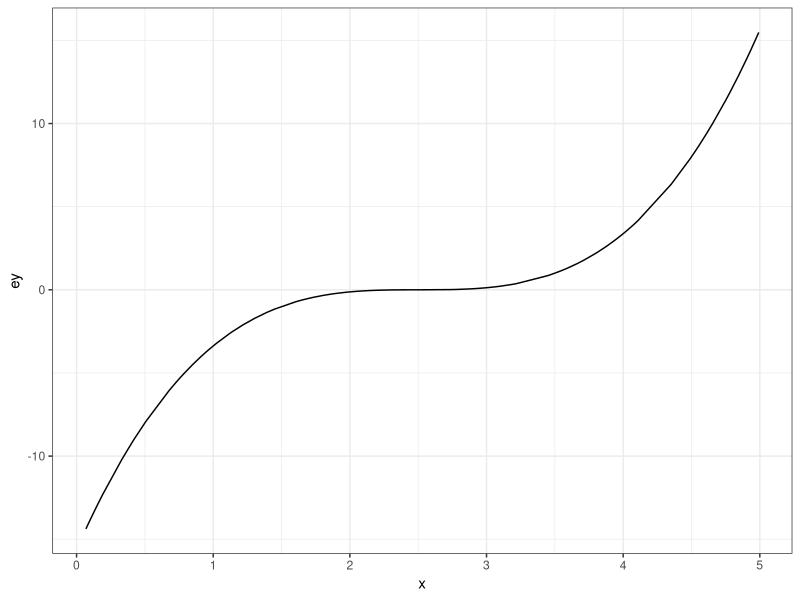
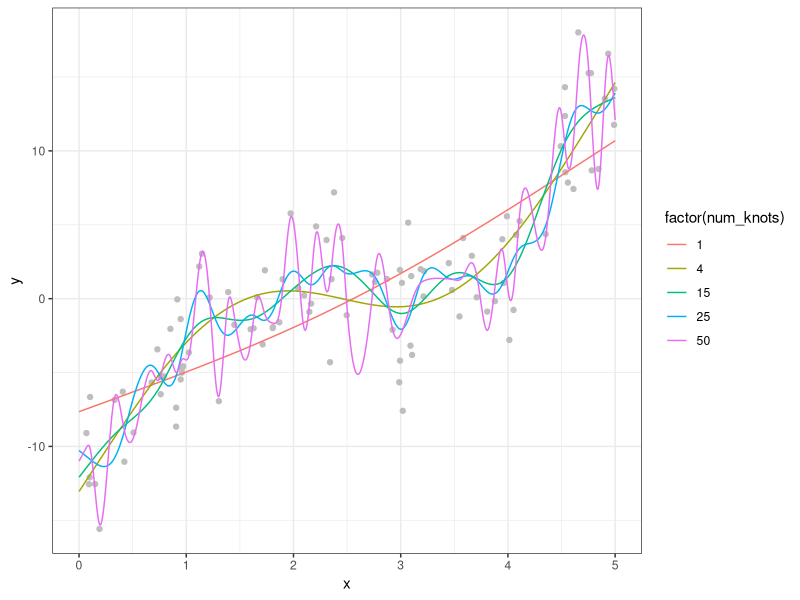
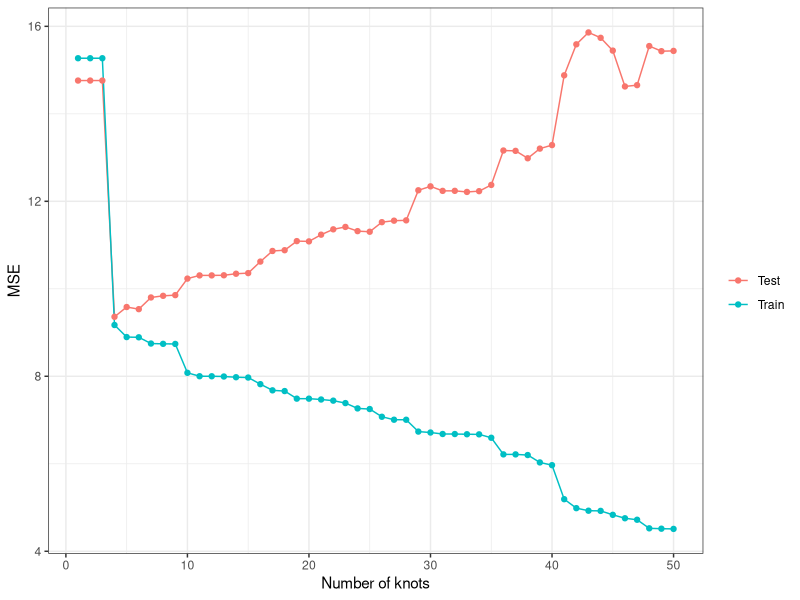
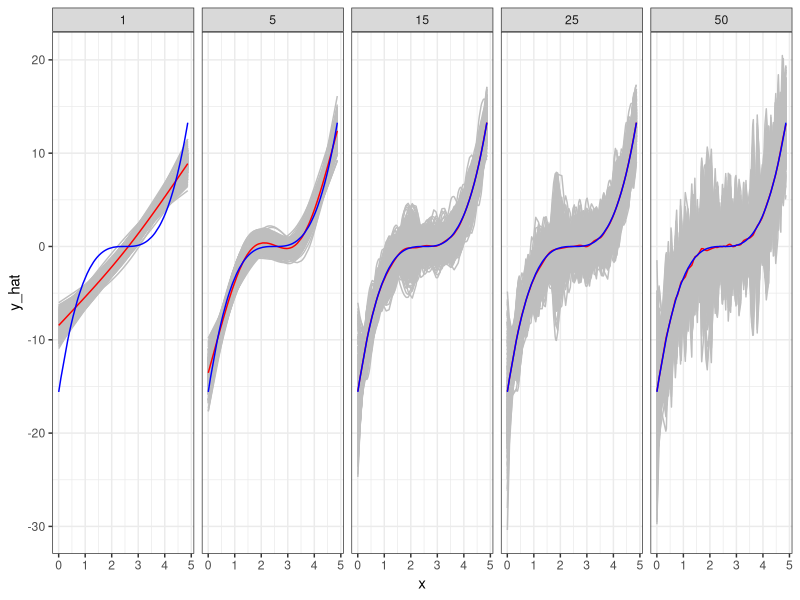
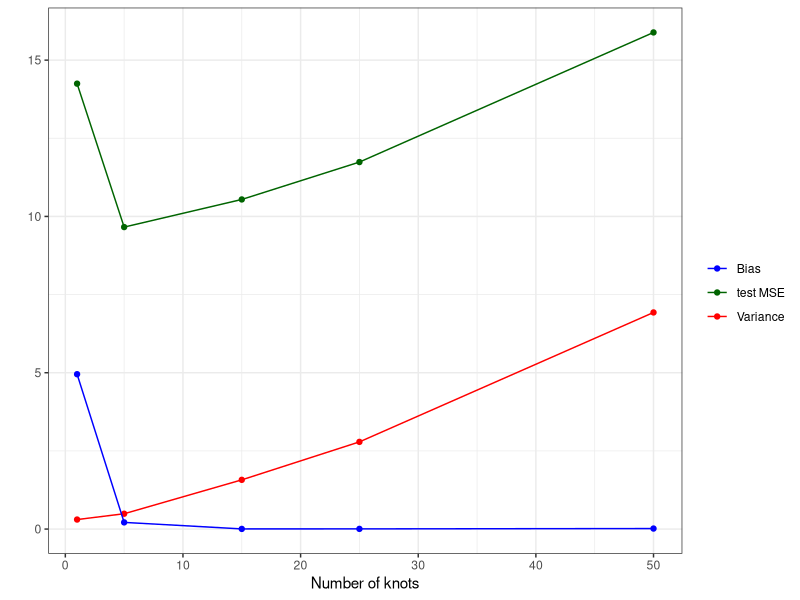
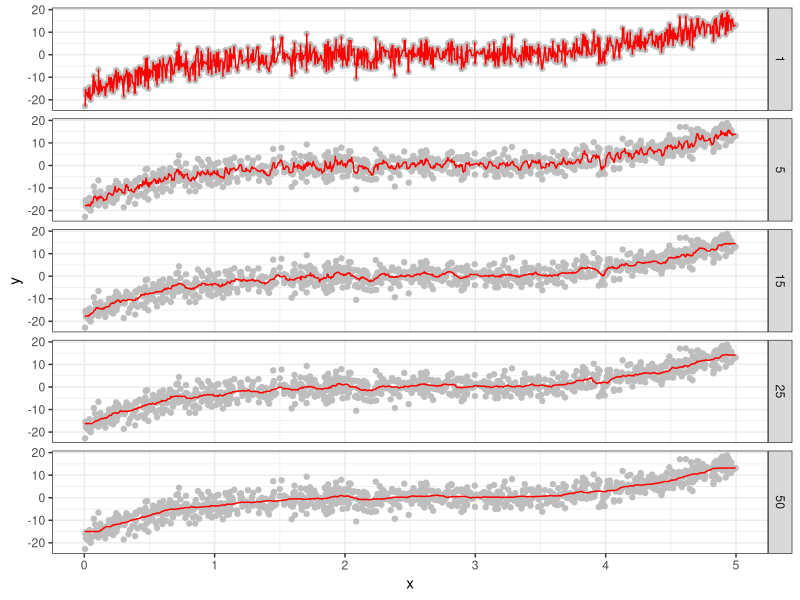
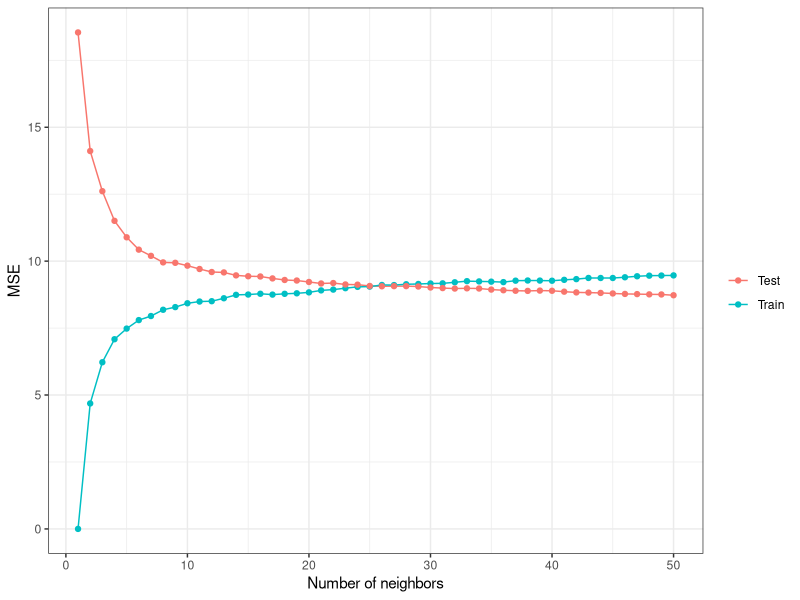

These figures' R source, in order:
## ---- chunk 1
#| include: false
library(data.table)
library(tidyverse)
library(mgcv)
library(caret)
library(parallel)
## ---- chunk 2
set.seed(943843)

# define the data generating process
# x fixed
gen_data <- function(x) {
  
  ey <- (x - 2.5)^3 # E[y|x]
  y <- ey + 3 * rnorm(length(x)) # y = E[y|x] + u
  return_data <- data.table(y = y, x = x, ey = ey)

  return(return_data)
}

## generate train data
train_data <- gen_data(x = runif(100) * 5)

  
## generate test data
# test data is large to stabilize test MSE 
test_data <- gen_data(x = runif(10000) * 5)
## ---- chunk 3
#| code-fold: true
#| fig-height: 3 
#| fig-width: 5 

ggplot(data = train_data) +
  geom_line(aes(y = ey, x = x)) +
  theme_bw()
## ---- chunk 4
est_gam <- function(k, train_data, test_data) 
{

  # define train and test data
  train_data <- copy(train_data)
  test_data <- copy(test_data)

  #--- train a model ---#  
  trained_model <- gam(y ~ s(x, k = k), sp = 0, data = train_data)

  #--- predict y for the train and test datasets ---#
  train_data[, y_hat := predict(trained_model, newdata = train_data)] 
  train_data[, type := "Train"]
  test_data[, y_hat := predict(trained_model, newdata = test_data)] 
  test_data[, type := "Test"]

  #--- combine before returning ---#
  return_data <- 
    rbind(train_data, test_data) %>%
    .[, num_knots := k]

  return(return_data)
}
## ---- chunk 5
#| message: false
#| warning: false
sim_results <- 
  lapply(1:50, function(x) est_gam(x, train_data, test_data)) %>%
  rbindlist()
## ---- chunk 6
#| label: fig-indiv-fit-gam
#| code-fold: true
#| fig-cap: Fitted curves by gam() with different numbers of knots

ggplot(sim_results[num_knots  %in% c(1, 4, 15, 25, 50), ]) +
  geom_point(data = train_data, aes(y = y, x = x), color = "grey") +
  geom_line(aes(y = y_hat, x = x, color = factor(num_knots))) +
  theme_bw()
## ---- chunk 7
#| label: fig-train-test-mse
#| code-fold: true
#| fig-cap: Train and test MSEs as a function of the number of knots 


#--- get train and test MSEs by k ---#
summary <- 
  sim_results[, .(mse = mean((y_hat - y)^2)), by = .(num_knots, type)]

ggplot(summary) +
  geom_line(aes(y = mse, x = num_knots, color = type)) +
  geom_point(aes(y = mse, x = num_knots, color = type)) +
  xlab("Number of knots") +
  ylab("MSE") +
  scale_color_discrete(name = "") +
  theme_bw()
## ---- chunk 8
#| cache: true

x_train <- runif(100) * 5
# x_test is fixed to make it easier to get average conditonal on a given value of x later  
x_test <- runif(100) * 5

# function that performs steps 1 ~ 3 (a single iteration) 
run_mc <- function(i, x_train, x_test)
{
  print(i) # track progress
  train_data <- gen_data(x_train) # generate data
  test_data <- gen_data(x_test) # generate data
  # run gam for K = 1, ..., 50
  sim_results <- 
    lapply(
      c(1, 5, 15, 25, 50), 
      function(x) est_gam(x, train_data, test_data)
    ) %>%
    rbindlist()

  return(sim_results)
}

# runs run_mc 500 times
mc_results <-
  mclapply(
    1:500,
    function(x) run_mc(x, x_train, x_test),
    mc.cores = 12
  ) %>%
  rbindlist(idcol = "sim_id") 
## ---- chunk 9
#| label: fig-bias-variance-1
#| code-fold: true
#| fig-cap: Bias-variance trade-off of GAM models with differing number of knots

mc_results_sum <- 
    mc_results %>%
    .[type == "Test", ] %>% 
    .[, .(mean_y_hat = mean(y_hat)), by = .(x, ey, num_knots)]

ggplot() +
    geom_line(data = mc_results[type == "Test", ], aes(y = y_hat, x = x, group = sim_id), color = "gray") +
    geom_line(data = mc_results_sum, aes(y = mean_y_hat, x = x), color = "red") +
    geom_line(data = mc_results_sum, aes(y = ey, x= x), color = "blue") +
    facet_wrap(. ~ num_knots, ncol = 5) +
    theme_bw()

## ---- chunk 10
#| label: fig-bias-variance-summary
#| code-fold: true
#| fig-cap: Expected variance of predicted values, bias, and test ME

sum_stat <- 
  mc_results %>%
  .[type == "Test", ] %>% 
  .[
    , 
    .(
      var_hat = var(y_hat), # varianc of y_hat
      bias_sq = mean(y_hat - ey)^2, # squared bias
      mse = mean((y - y_hat)^2)
    ),
    by = .(x, num_knots)
  ] %>%
  .[
    ,
    .(
      mean_var_hat = mean(var_hat),
      mean_bias_sq = mean(bias_sq),
      mean_mse = mean(mse)
    ),
    by = .(num_knots)
  ]

ggplot(data = sum_stat) +
  geom_line(aes(y = mean_var_hat, x = num_knots, color = "Variance")) +
  geom_point(aes(y = mean_var_hat, x = num_knots, color = "Variance")) +
  geom_line(aes(y = mean_bias_sq, x = num_knots, color = "Bias")) +
  geom_point(aes(y = mean_bias_sq, x = num_knots, color = "Bias")) +
  geom_line(aes(y = mean_mse, x = num_knots, color = "test MSE")) +
  geom_point(aes(y = mean_mse, x = num_knots, color = "test MSE")) +
  scale_color_manual(
    values = c("Variance" = "red", "Bias" = "blue", "test MSE" = "darkgreen"),
    name = ""
    ) +
  ylab("") +
  xlab("Number of knots") +
  theme_bw()

## ---- chunk 11

fit_knn <- function(k, train_data, test_data) 
{

  # define train and test data
  train_data <- copy(train_data)
  test_data <- copy(test_data)

  #--- train a model ---#  
  trained_model <- knnreg(y ~ x, k = k, data = train_data)

  #--- predict y for the train and test datasets ---#
  train_data[, y_hat := predict(trained_model, newdata = train_data)] 
  train_data[, type := "Train"]
  test_data[, y_hat := predict(trained_model, newdata = test_data)] 
  test_data[, type := "Test"]

  #--- combine before returning ---#
  return_data <- 
    rbind(train_data, test_data) %>%
    .[, num_nbs := k]

  return(return_data)
}
## ---- chunk 12
#| message: false
#| warning: false

## generate train data
train_data <- gen_data(x = runif(1000) * 5)
  
## generate test data
test_data <- gen_data(x = runif(1000) * 5)

sim_results <- 
  lapply(1:50, function(x) fit_knn(x, train_data, test_data)) %>%
  rbindlist()
## ---- chunk 13
#| label: fig-indiv-fit-knn
#| code-fold: true
#| fig-cap: Fitted curves by knnreg() with different numbers of neighbors
#| fig-height: 9

ggplot(sim_results[num_nbs  %in% c(1, 5, 15, 25, 50), ]) +
  geom_point(data = train_data, aes(y = y, x = x), color = "gray") +
  geom_line(aes(y = y_hat, x = x), color = "red") +
  facet_grid(num_nbs ~ .) +
  theme_bw()
## ---- chunk 14
#| label: fig-train-test-mse-knn
#| code-fold: true
#| fig-cap: Train and test MSEs as a function of the number of knots 

#--- get train and test MSEs by k ---#
summary <- 
  sim_results[, .(mse = mean((y_hat - y)^2)), by = .(num_nbs, type)]

ggplot(summary) +
  geom_line(aes(y = mse, x = num_nbs, color = type)) +
  geom_point(aes(y = mse, x = num_nbs, color = type)) +
  xlab("Number of neighbors") +
  ylab("MSE") +
  scale_color_discrete(name = "") +
  theme_bw()
